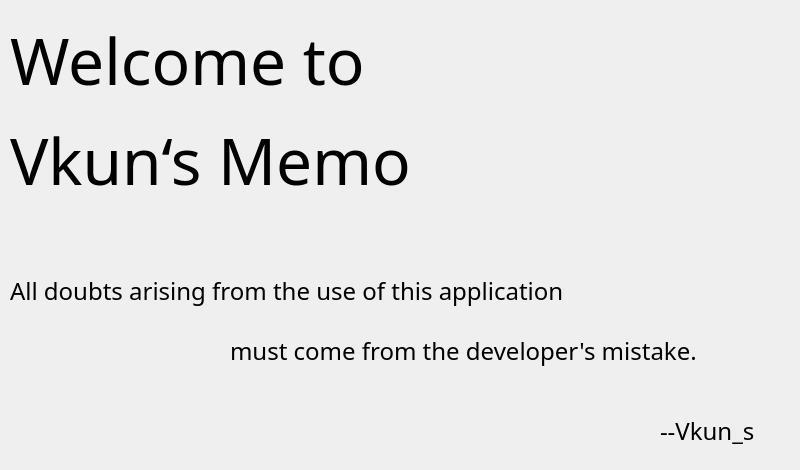
     <widget class="QWidget" name="pageWelcome">
      <widget class="QLabel" name="welcome">
       <property name="geometry">
        <rect>
         <x>10</x>
         <y>0</y>
         <width>451</width>
         <height>220</height>
        </rect>
       </property>
       <property name="font">
        <font>
         <family>Segoe Print</family>
         <pointsize>48</pointsize>
        </font>
       </property>
       <property name="text">
        <string>&lt;html&gt;&lt;head/&gt;&lt;body&gt;&lt;p&gt;&lt;span style=&quot; color:#000000;&quot;&gt;Welcome to&lt;/span&gt;&lt;/p&gt;&lt;p&gt;&lt;span style=&quot; color:#000000;&quot;&gt;Vkun‘s Memo&lt;/span&gt;&lt;/p&gt;&lt;/body&gt;&lt;/html&gt;</string>
       </property>
      </widget>
      <widget class="QLabel" name="forgive">
       <property name="geometry">
        <rect>
         <x>10</x>
         <y>260</y>
         <width>681</width>
         <height>61</height>
        </rect>
       </property>
       <property name="font">
        <font>
         <family>Segoe Script</family>
         <pointsize>18</pointsize>
        </font>
       </property>
       <property name="text">
        <string>All doubts arising from the use of this application</string>
       </property>
      </widget>
      <widget class="QLabel" name="forgive_2">
       <property name="geometry">
        <rect>
         <x>230</x>
         <y>320</y>
         <width>531</width>
         <height>61</height>
        </rect>
       </property>
       <property name="font">
        <font>
         <family>Segoe Script</family>
         <pointsize>18</pointsize>
        </font>
       </property>
       <property name="text">
        <string>must come from the developer's mistake.</string>
       </property>
      </widget>
      <widget class="QLabel" name="forgive_3">
       <property name="geometry">
        <rect>
         <x>660</x>
         <y>400</y>
         <width>131</width>
         <height>61</height>
        </rect>
       </property>
       <property name="font">
        <font>
         <family>Segoe Script</family>
         <pointsize>18</pointsize>
        </font>
       </property>
       <property name="text">
        <string>--Vkun_s</string>
       </property>
      </widget>
      <widget class="QPushButton" name="pushButton">
       <property name="geometry">
        <rect>
         <x>570</x>
         <y>0</y>
         <width>221</width>
         <height>220</height>
        </rect>
       </property>
       <property name="styleSheet">
        <string notr="true">background-image: url(:/image/Vkun_Sqt.ico);</string>
       </property>
       <property name="text">
        <string/>
       </property>
       <property name="flat">
        <bool>true</bool>
       </property>
      </widget>
     </widget>
